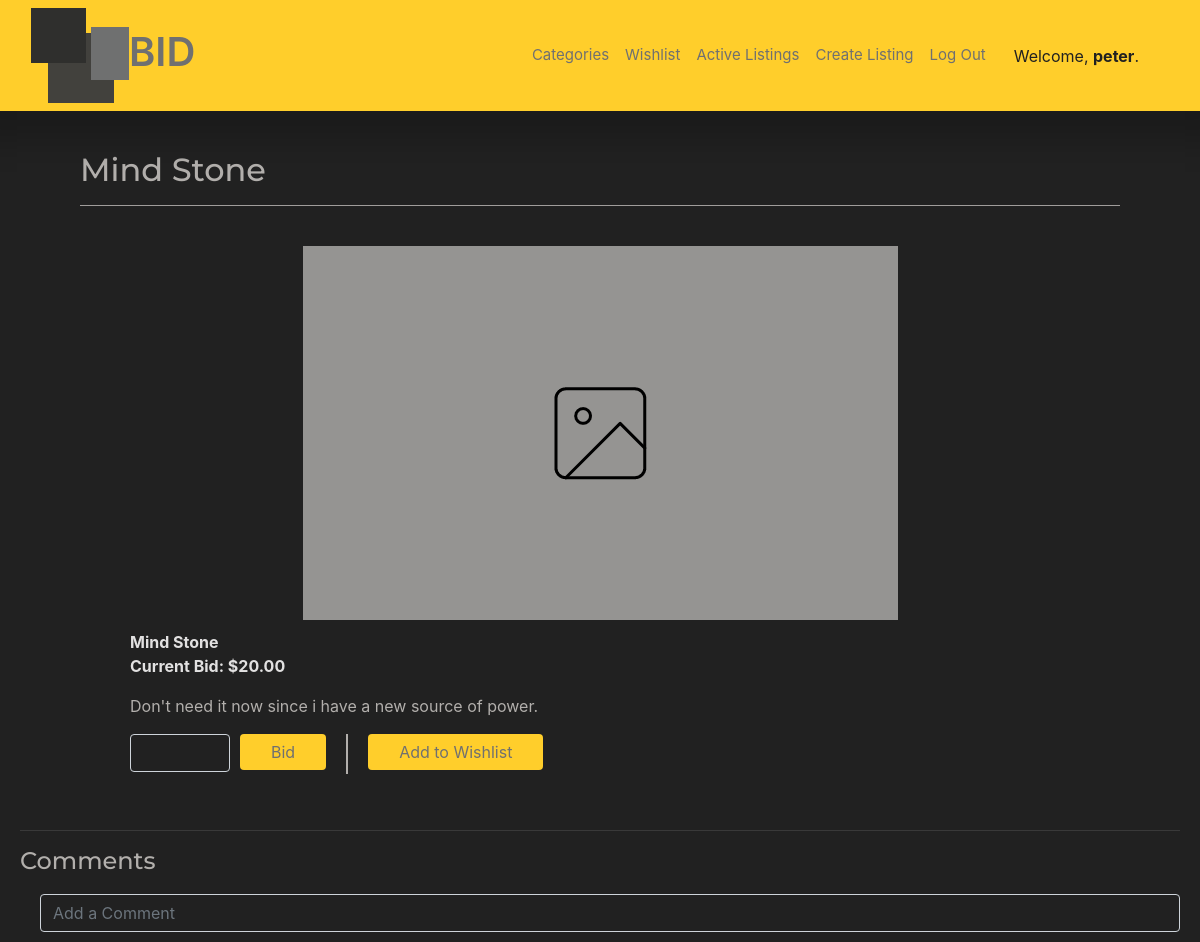
Page /1 (signed in) on the committed database.
### auctions/models.py (models this page shows, shortened)
class User(AbstractUser):
    pass

class auctionListings(models.Model):
    title = models.CharField( null=True, max_length=80)
    description = models.TextField(null=True, max_length=4000)
    startingPrice = models.FloatField(null=True,)
    imgUrl = models.URLField(max_length=200, null=True, blank=True)
    category = models.ForeignKey(categories, on_delete=models.CASCADE, null=True, related_name='all_listings')
    user = models.ForeignKey(User, null=True, on_delete=models.PROTECT, related_name='my_listings')
    topBid = models.FloatField(null=True, blank=True,)
    buyer = models.ForeignKey(User, null=True, blank=True, max_length=80, on_delete=models.PROTECT, related_name='bought_listings')
    status = models.BooleanField(null=True, default=True)
    watchers = models.ManyToManyField(User, blank=True, related_name='watching')

### auctions/views.py (the view, shortened to what this page needs)
# urls.py: path("<int:listing_id>", views.listing_page, name='listing_page'),
def listing_page(request, listing_id):
    listing = auctionListings.objects.get(pk=listing_id)
    loggedIn = False
    message = None
    if request.user.is_authenticated:
        loggedIn = True
        if request.user in listing.watchers.all():
            wishlisted = True
        else:
            wishlisted = False
        return render(request, "auctions/listing_page.html",{
        'listing': listing,
        'bid_option': BidForm(),
        'comments': listing.get_comments.all(),
        'leave_comment': CommentForm(),
        'loggedIn': loggedIn,
        'wishlisted': wishlisted
        })
    else:
        return render(request, "auctions/listing_page.html",{
        'listing': listing,
        'comments': listing.get_comments.all(),
        'loggedIn': loggedIn,
        })

### auctions/forms.py
class BidForm(forms.ModelForm):
    class Meta:
        model = listingsBids
        fields = ('bids',)
        widgets={
            'bids': forms.NumberInput(attrs={'class':'form-control bid-form-box bg-dark'})
        }
        labels={
            'bids': ''
        }

class CommentForm(forms.ModelForm):
    class Meta:
        model = listingsComments
        fields = ('comments',)
        widgets={
            'comments': forms.TextInput(attrs={ 'class':'form-control leave-comment bg-dark', 'placeholder': 'Add a Comment'})
        }
        labels={
            'comments': ''
        }

### auctions/templates/auctions/listing_page.html (shortened to what this page needs)
{% extends "auctions/layout.html" %}
{%load static %}
{% block body %}
    <div class='title'>
        <h2>{{listing.title}}</h2>
        <hr>
    </div>
    <div class='listing-container'>
        {%if listing.imgUrl is None %}
            <div class='listing-page-img'>
                <img  src="{% static 'auctions/assets/img-placeholder.png' %}" alt='Listed Item'>
            </div>
        {% else %}
            <div class='listing-page-img'>
                <img  src='{{listing.imgUrl}}' alt='Listed Item'>
            </div>
        {% endif %}
        <div class='listing-page-details'>
            <div class='listing-page-title'><strong>{{listing.title}}</strong></div>
            {%if listing.topBid is None %}
                <div class='listing-page-price'>
                    <strong><p>Current Bid: ${{listing.startingPrice|floatformat:2}}</p></strong>
                </div>
            {% else %}
                <div class='listing-page-price'>
                    <strong><p>Current Bid: ${{listing.topBid|floatformat:2}}</p></strong>
                </div>
            {% endif %}
            <div class='listing-page-description'>
                <p>{{ listing.description}}<p>
            </div>
            {% if listing.status == True %}
                <div class='action-items'>
                    {%if bid_option %}
                        <form class=' form-group bid-form' action={% url 'listing_page' listing.id %} method="post">
                            {{bid_option}}
                            <button class='btn bid-btn' type='submit'>Bid</button>
                        </form>
                        <div class='vl'></div>
                        {%if wishlisted %}
                            <form action={% url 'update_wishlist' listing.id %} method='post'>
                                {% csrf_token %}
                                <input name='wishlistForm' class='btn wishlist-btn' type='submit' value='Remove from Wishlist'></input>
                            </form>
                        {% else %}
                            <form  action={% url 'update_wishlist' listing.id %} method='post'>
                                <input name='wishlistForm' class='btn wishlist-btn' type='submit' value='Add to Wishlist'></input>
                            </form>
                        {% endif %}
                    {%endif%}
                </div>
            {% endif %}
        </div>
    </div>
    <div class='comments-title-container'>
        <hr class='listing-to-comment-break'>
        <h4>Comments</h4>
    </div>
    <div class='comments-container'>
        <div class='add-comment-container'>
            {%if loggedIn %}
                <form class=' leave-comment-container' action={% url 'listing_page' listing.id %} method="post">
                    {{ leave_comment }}
                </form>
            {% endif %}
        </div>
    </div>
{% endblock %}

### auctions/templates/auctions/layout.html (shortened to what this page needs)
{% load static %}
<!DOCTYPE html>
<html lang="en">
    <head>
        <link rel="stylesheet" href="https://stackpath.bootstrapcdn.com/bootstrap/4.4.1/css/bootstrap.min.css">
        <link href="{% static 'auctions/styles.css' %}" rel="stylesheet">
    </head>
    <body>
        <nav class="navbar navbar-expand-lg navbar-light bg-light">
            <div class="container-fluid">
                <div class='logo-container'>
                    <div class='logo-item'>
                        <a href="{% url 'index' %}">
                        <img src="{% static 'auctions/assets/Bid-Logo.png' %}" alt='Brand Logo'></img></a>
                    </div>
                    <div class='logo-item'>
                        <a href="{% url 'index' %}"><h1>BID</h1></a>
                    </div>
                </div>
                <div class="collapse navbar-collapse navbar-selects" id="navbarSupportedContent">
                    <ul class="navbar-nav me-auto mb-2 mb-lg-0">
                         <li class="nav-item">
                        <a class="nav-link" href="{% url 'category_search' %}">Categories</a>
                        </li>
                         <li class="nav-item">
                        <a class="nav-link" href="{% url 'wishlist' %}">Wishlist</a>
                        </li>
                        <li class="nav-item">
                        <a class="nav-link" href="{% url 'index' %}">Active Listings</a>
                        </li>
                        {% if user.is_authenticated %}
                            <li class="nav-item">
                                <a class="nav-link" href="{% url 'create_listing' %}">Create Listing</a>
                            </li>
                            <li class="nav-item">
                                <a class="nav-link" href="{% url 'logout' %}">Log Out</a>
                            </li>
                        {% else %}
                            <li class="nav-item">
                                <a class="nav-link" href="{% url 'login' %}">Login</a>
                            </li>
                        {% endif %}
                        <li class='nav-item sign-in-message'>
                            {% if user.is_authenticated %}
                                Welcome, <strong>{{ user.username }}</strong>.
                            {% else %}
                                <strong>Not signed in.</strong>
                            {% endif %}
                        </li>
                    </ul>
                </div>
            </div>
        </nav>
        {% block body %}
        {% endblock %}
    </body>
</html>

### auctions/static/auctions/styles.css (style rules this page uses)
body { background: #212121; color: #B2AFAC; }
hr { background: #B2AFAC; }
.title { margin: 0 80px; font-family: 'Montserrat', sans-serif; }
.bg-light { background-color: #FFCE2B!important; }
.bg-dark { background-color: #212121!important; }
.btn { padding: 5px 30px!important; margin-bottom: 20px; background: #FFCE2B!important; color: #707070!important; }
.form-control { margin-bottom: 10px; margin-left: 10px; color: #B2AFAC!important; }
.logo-item a h1 { font-weight: 600; }
.logo-container { display: flex; align-items: center; }
.logo-item a { color: #707070; text-decoration: none; }
.navbar { margin-bottom: 40px; box-shadow: 0 0 30px 30px rgba(0,0,0,.2); }
.navbar-brand h1, .nav-link { color: #707070; }
.navbar-selects { display: flex; justify-content: flex-end; margin-right: 50px; }
.nav-link { color: #707070!important; font-size: 15px; }
.sign-in-message { color: #212121; position: relative; top: 8px; left: 20px; }
.action-items { display:flex; }
.bid-btn { margin-right: 20px; }
.bid-form { display:flex; margin: 0; }
.bid-form-box { width: 100px; margin: 0 10px 0 0; }
.listing-container { display: flex; flex-direction: column; margin: 40px 100px; }
.listing-page-title, .listing-page-price { color: rgb(226, 225, 225); }
.listing-page-img { align-self: center; width: 595px; }
.listing-page-img img { max-width: 595px; max-height: auto; }
.listing-page-details { margin: 10px 0 0 30px; }
.vl { border-left: 2px solid #B2AFAC; height: 40px; padding: 0 10px; }
.comments-container { margin: 0 30px; }
.comments-title-container { margin: 0 20px; font-family: 'Montserrat', sans-serif; padding-bottom: 10px; }
.listing-to-comment-break { background:#3f3f3f; }

### rows in the picture
User: username "peter"
auctionListings: title "Mind Stone", startingPrice "20.00", description "Don't need it now since i have a new source of power."
